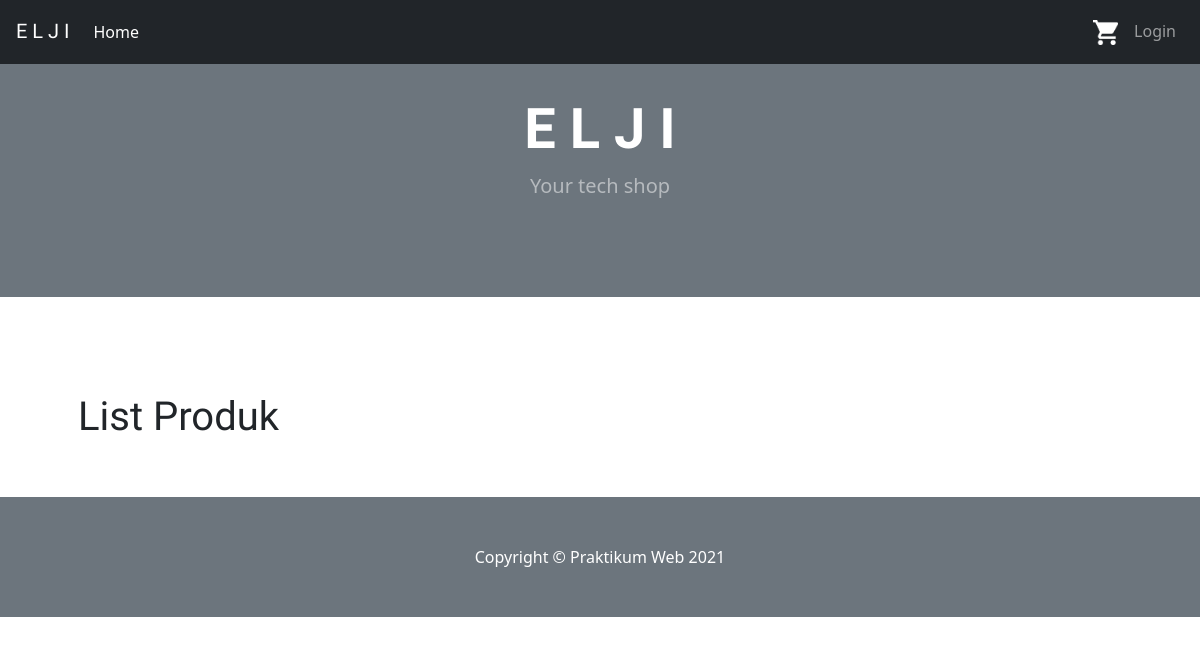
Before: / with the older database file.
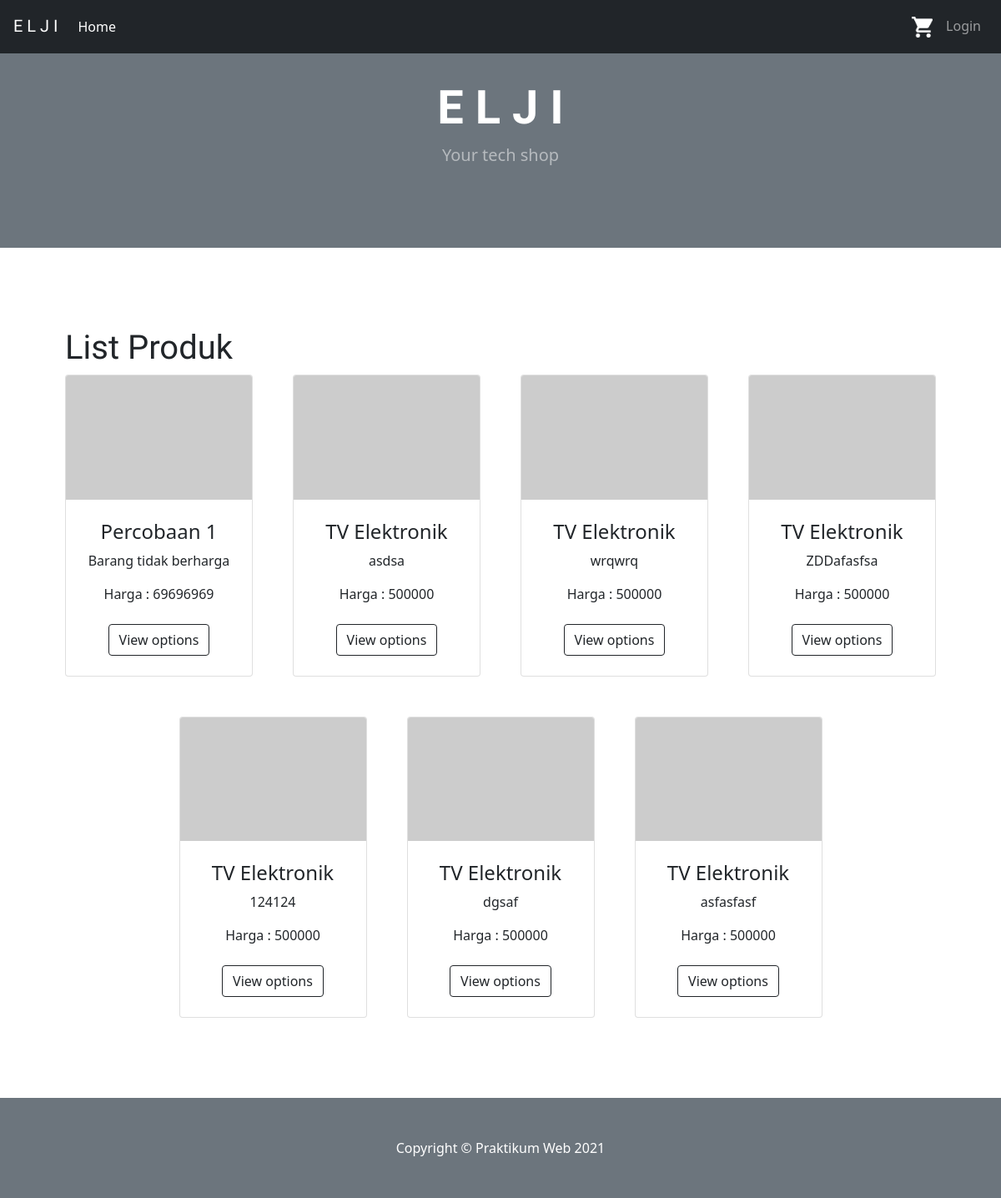
After: the same page with the newer database file.
### tables this page shows
CREATE TABLE `product` (
  `id` int(5) NOT NULL,
  `name` varchar(100) NOT NULL,
  `description` text NOT NULL,
  `price` bigint(20) NOT NULL,
  `stock` int(11) DEFAULT NULL,
  `image_path` varchar(1024) NOT NULL,
  `created_at` timestamp NOT NULL DEFAULT current_timestamp(),
  `updated_at` datetime NOT NULL DEFAULT current_timestamp() ON UPDATE current_timestamp()
);

### koneksi.php (called while the page is built, shortened)
<?php
	$koneksi = mysqli_connect("localhost" , "root", "" , "toko_elektronik");
	function query ($query){
		global $koneksi;
		$result = mysqli_query($koneksi , $query);
		$rows = [];
		while ($row = mysqli_fetch_assoc($result)) {
			$rows[] = $row;
		}
		return $rows;
	}
 ?>

### index.php (the view, shortened to what this page needs)
<?php
	include 'koneksi.php';
	$produk = query("SELECT * FROM product");
 ?>
<!DOCTYPE html>
<html>
<head>
	<link rel="stylesheet" href="https://maxcdn.bootstrapcdn.com/bootstrap/4.0.0/css/bootstrap.min.css">
	<link href="https://cdn.jsdelivr.net/npm/bootstrap@5.0.2/dist/css/bootstrap.min.css" rel="stylesheet">
</head>
<body>
	<?php include('navbar.php')?>
	<header class="bg-secondary py-5">
		<div class="container mx-auto my-5">
			<div class="text-center text-white">
				<h1 class="display-4 fw-bolder">E L J I</h1>
				<p class="lead fw-normal text-white-50 mb-0">Your tech shop</p>
			</div>
		</div>
	</header>
	<section class="py-5">
		<div class="container px-4 px-lg-5 mt-5">
			<h1>List Produk</h1>
			<div class="row gx-4 gx-lg-5 row-cols-2 row-cols-md-3 row-cols-xl-4 justify-content-center">
			<?php for ($i=0; $i < count($produk) ; $i++) : ?>
				<div class="col-md mb-5">
          			<div class="card h-100" >
            			<img class="card-img-top" src="https://dummyimage.com/450x300/dee2e6/6c757d.jpg" alt="Card image cap">
            			<div class="card-body p-4">
            				<div class="text-center">
            					<h4><?php echo($produk[$i]['name']); ?> </h4>
	             				<p class="card-text"><?php echo($produk[$i]['description']);  ?> </p>
	             				<p class="card-text">Harga : <?php echo($produk[$i]['price']);  ?> </p>
            				</div>
            			</div>
            			<div class="card-footer p-4 pt-0 border-top-0 bg-transparent">
                            <div class="text-center"><a class="btn btn-outline-dark mt-auto" href="#">View options</a></div>
                        </div>
          			</div>
        		</div>
			<?php endfor;  ?>
			</div>
		</div>
	</section>
	<footer class="py-5 bg-secondary">
        <div class="container"><p class="m-0 text-center text-white">Copyright &copy; Praktikum Web 2021</p></div>
    </footer>
	</body>
</html>

### navbar.php (shortened to what this page needs)
<nav class="navbar fixed-top navbar-expand-lg navbar-dark bg-dark">
	<h2><a class="navbar-brand" href="#">E L J I</a></h2>
	<div class="collapse navbar-collapse" id="navbarNavAltMarkup">
		<div class="navbar-nav">
			<a class="nav-item nav-link active" href="index.php">Home<span class="sr-only">(current)</span></a>
		</div>
		<div class="navbar-nav ml-auto">
			<a class="nav-item nav-link " href="cart.php"><img src="./img/cart.png" width="25px" height="25px"alt=""></a>
			<?php if(isset($_SESSION["login"])): ?>
				<a class="nav-item nav-link " href="logout.php">Logout</a>
			<?php else : ?>
				<a class="nav-item nav-link " href="login.php">Login</a>
			<?php endif; ?>
		</div>
	</div>
</nav>

### index.php (style rules this page uses)
body { animation: color 5s linear 0s infinite alternate running; }
h2 { font-family: 'Secular One', sans-serif; }
h1 { font-family: 'Secular One', sans-serif; }

Changed rows visible on the page:
added product: name "Percobaan 1", description "Barang tidak berharga", price "69696969"
added product: name "TV Elektronik", description "asdsa", price "500000"
added product: name "TV Elektronik", description "wrqwrq", price "500000"
added product: name "TV Elektronik", description "ZDDafasfsa", price "500000"
added product: name "TV Elektronik", description "124124", price "500000"
added product: name "TV Elektronik", description "dgsaf", price "500000"
added product: name "TV Elektronik", description "asfasfasf", price "500000"
